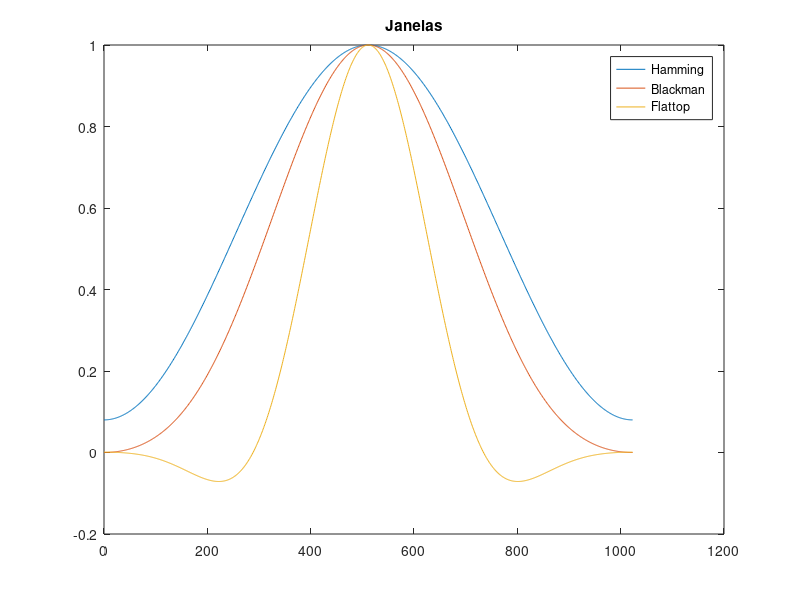

The MATLAB source for this figure:
N = 1024;                                       % Número de amostras da janela
y1=hamming(N);                                  % Janela tipo Hamming
y2=blackman(N);                                 % Janela tipo Blackman
y3=flattopwin(N);                               % Janela tipo Flattop
x= 0:1:N-1;                                     % Determinando eixo X
plot(x,y1,x,y2,x,y3);                           % Plotando o gráfico
legend('Hamming','Blackman','Flattop');         % Legendas do gráfico
title('Janelas');                               % Título do gráfico